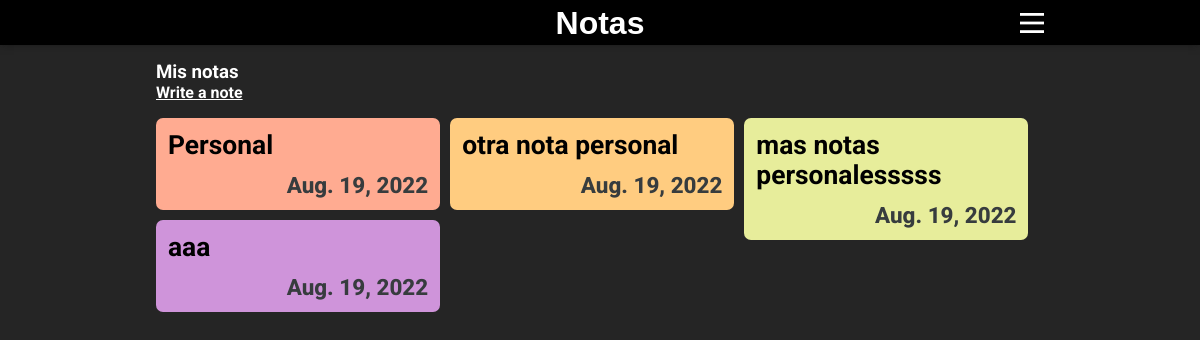
Page /misnotas (signed in) on the earlier database version.
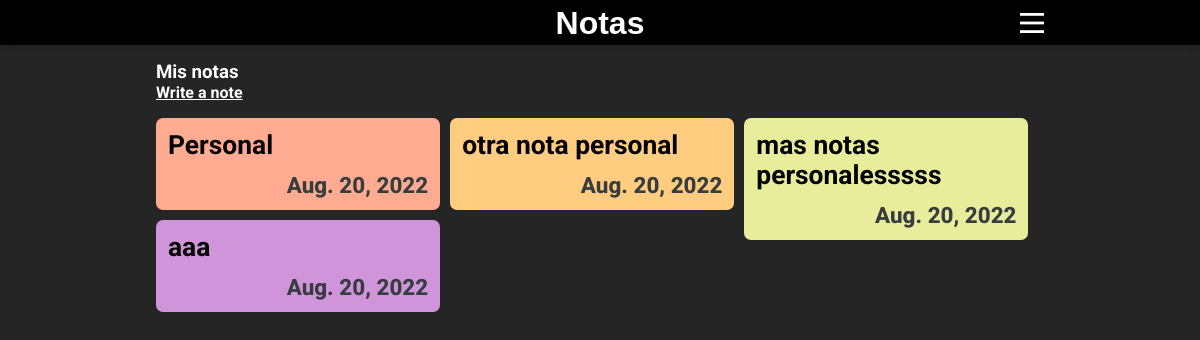
Same page on the later database version.
### notas/models.py (models this page shows, shortened)
class Nota(models.Model):
    titulo = models.CharField(max_length=100)
    texto = models.TextField(max_length=1000,help_text="Texto de la nota")
    fecha = models.DateField(auto_now=True)
    usuario = models.ForeignKey(User, on_delete=models.SET_NULL, null=True, blank=True)
    PRIVACIDAD_NOTAS = (
        ('P', 'Publico'),
        ('X', 'Privado'),
        ('C', 'Compartido'),
    )
    privacidad = models.CharField(
        max_length=1,
        choices=PRIVACIDAD_NOTAS,
        default='P',
        help_text='Privacidad de la nota'
    )
    class Meta:
        ordering = ['fecha']
    def get_absolute_url(self):
        return reverse('nota-detail', args=[str(self.id)])

### notas/views.py (the view)
# urls.py: path('misnotas', views.UserNotes, name='mis-notas'),
def UserNotes(request):
    notas = Nota.objects.filter(usuario=request.user).order_by('-fecha')
    context = {
        'notas':notas,
    }
    return render(request, 'notas/notas_de_usuario.html', context)

### notas/templates/notas/notas_de_usuario.html
{% extends "base_generic.html" %}
{% block content %}
<div class="notas-header">
    <h3>Mis notas</h3>
    <h4><a href="{% url 'create-note' %}" class="crear-link">Write a note</a></h4>
</div>
{% if notas %}
<ul class="notas-container">
    {% for nota in notas %}
        <li class="nota-li"><a href="{{ nota.get_absolute_url }}" class="link-nota"><h2>{{ nota.titulo }}</h2><p>{{ nota.fecha }}</p></a></li>
    {% endfor %}
    </ul>
    {% else %}
    <p>No tienes notas</p>
{% endif %}
{% endblock %}

Differences in the rows shown:
changed Nota "Personal": fecha "Aug. 19, 2022" → "Aug. 20, 2022"
changed Nota "otra nota personal": fecha "Aug. 19, 2022" → "Aug. 20, 2022"
changed Nota "mas notas personalesssss": fecha "Aug. 19, 2022" → "Aug. 20, 2022"
changed Nota "aaa": fecha "Aug. 19, 2022" → "Aug. 20, 2022"
